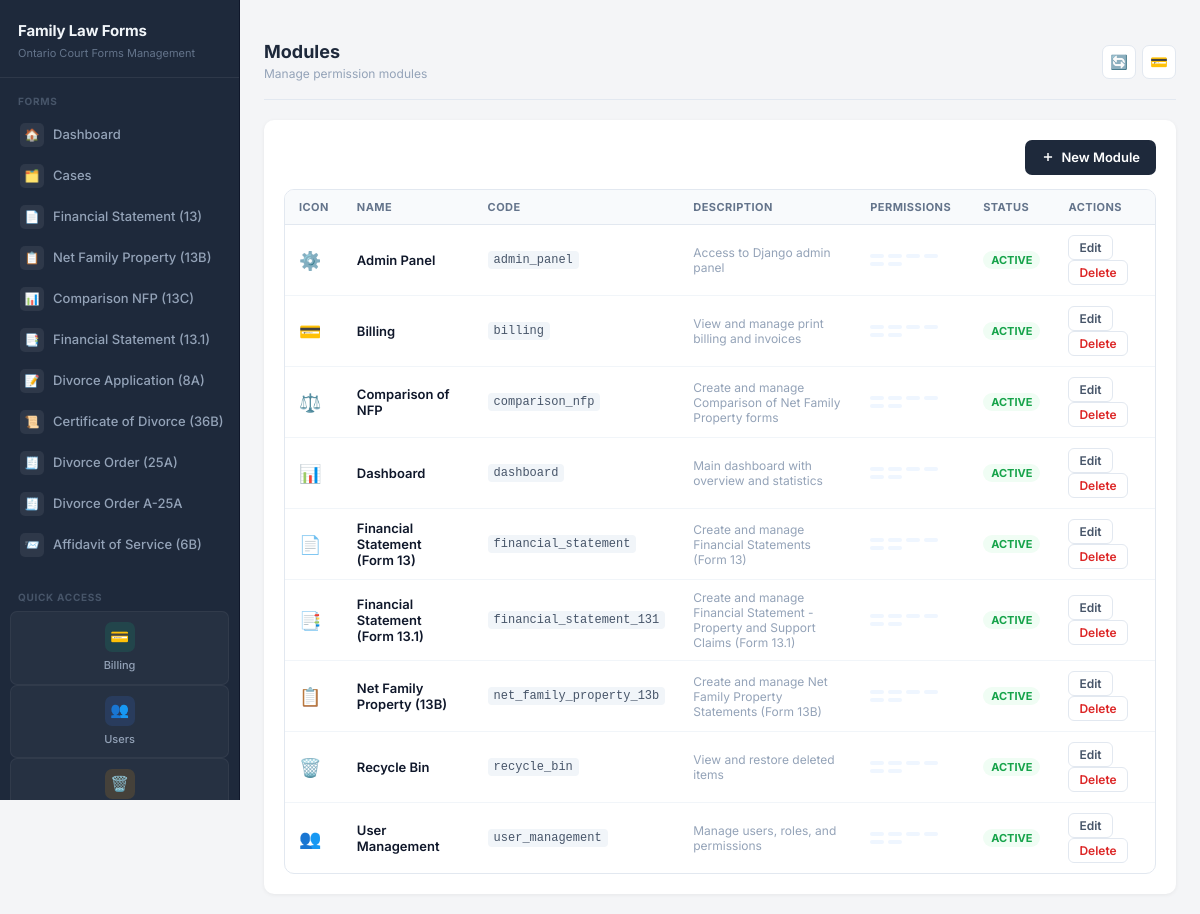
The app's page /user-management/modules/ (signed in) with its own data.
### users/models.py (models this page shows, shortened)
class Module(models.Model):
    name = models.CharField(max_length=100, unique=True)
    code = models.CharField(max_length=50, unique=True)  # e.g., 'financial_statement', 'comparison_nfp'
    description = models.TextField(blank=True)
    icon = models.CharField(max_length=50, default='📁')
    is_active = models.BooleanField(default=True)
    created_at = models.DateTimeField(auto_now_add=True)
    updated_at = models.DateTimeField(auto_now=True)
    class Meta:
        ordering = ['name']

class Permission(models.Model):
    PERMISSION_TYPES = [
        ('view', 'View'),
        ('create', 'Create'),
        ('edit', 'Edit'),
        ('delete', 'Delete'),
        ('print', 'Print'),
        ('export', 'Export'),
    ]
    module = models.ForeignKey(Module, on_delete=models.CASCADE, related_name='permissions')
    permission_type = models.CharField(max_length=20, choices=PERMISSION_TYPES)
    class Meta:
        unique_together = ['module', 'permission_type']
        ordering = ['module', 'permission_type']

### users/views.py (the view)
# urls.py: path('modules/', views.module_list, name='module_list'),
@login_required
@user_passes_test(is_admin)
def module_list(request):
    modules = Module.objects.prefetch_related('permissions').all()
    return render(request, 'users/module_list.html', {'modules': modules})

### users/context_processors.py (called while the page is built, shortened)
def user_permissions(request):
    context = {
        'user_modules': {},
        'user_permissions': {},
    }
    if not request.user.is_authenticated:
        return context
    if request.user.is_superuser:
        modules = Module.objects.filter(is_active=True)
        context['user_modules'] = {m.code: True for m in modules}
        context['user_permissions'] = {
            m.code: {
                'view': True,
                'create': True,
                'edit': True,
                'delete': True,
                'print': True,
                'export': True,
            } for m in modules
        }
        return context

### users/views.py (called while the page is built)
def is_admin(user):
    return user.is_superuser or user.is_staff

### users/templates/users/module_list.html (shortened to what this page needs)
﻿{% extends 'base.html' %}
{% block header %}Modules{% endblock %}
{% block subheader %}Manage permission modules{% endblock %}
{% block content %}
<div class="ml-top">
  <a href="{% url 'users:module_create' %}" class="ml-btn-new">
    <svg width="14" height="14" viewBox="0 0 24 24" fill="none" stroke="currentColor" stroke-width="2.5"><path d="M12 5v14M5 12h14"/></svg>
    New Module
  </a>
</div>
<div class="ml-card">
  <table class="ml-table">
    <thead>
      <tr>
        <th>Icon</th>
        <th>Name</th>
        <th>Code</th>
        <th>Description</th>
        <th>Permissions</th>
        <th>Status</th>
        <th>Actions</th>
      </tr>
    </thead>
    <tbody>
      {% for module in modules %}
      <tr>
        <td class="ml-icon">{{ module.icon }}</td>
        <td style="font-weight:600;color:#0f172a;">{{ module.name }}</td>
        <td><span class="ml-code">{{ module.code }}</span></td>
        <td class="ml-muted">{{ module.description|default:"&#8212;" }}</td>
        <td>
          <div class="ml-perm-chips">
            {% for perm in module.permissions.all %}
            <span class="ml-perm-chip">{{ perm.name }}</span>
            {% empty %}
            <span class="ml-muted">None</span>
            {% endfor %}
          </div>
        </td>
        <td>
          {% if module.is_active %}
          <span class="ml-badge ml-badge-active">Active</span>
          {% else %}
          <span class="ml-badge ml-badge-inactive">Inactive</span>
          {% endif %}
        </td>
        <td>
          <a href="{% url 'users:module_edit' module.pk %}" class="ml-action-btn">Edit</a>
          <a href="{% url 'users:module_delete' module.pk %}" class="ml-action-btn ml-action-del">Delete</a>
        </td>
      </tr>
      {% empty %}
      <tr><td colspan="7" class="ml-empty">No modules have been created yet.</td></tr>
      {% endfor %}
    </tbody>
  </table>
</div>
{% endblock %}

### forms/templates/base.html (style rules this page uses)
:root { --bg: #f4f5f7; --card: #ffffff; --text: #1e293b; --text-secondary: #475569; --muted: #94a3b8; --line: #e2e8f0; --brand: #1e293b; --success: #16a34a; --warning: #d97706; --danger: #dc2626; --sidebar-w: 240px; --radius: 10px; --radius-sm: 7px; --shadow-sm: 0 1px 3px rgba(0,0,0,0.06); --shadow-md: 0 4px 12px rgba(0,0,0,0.07); --transition: all 0.15s ease; }
* { font-family: 'Inter', -apple-system, BlinkMacSystemFont, 'Segoe UI', Roboto, sans-serif; }
body { background: var(--bg); color: var(--text); line-height: 1.5; font-size: 14px; }
body { background: var(--bg) !important; }

### users/templates/users/module_list.html (style rules this page uses)
.ml-top { display: flex; justify-content: flex-end; margin-bottom: 14px; }
.ml-btn-new { display: inline-flex; align-items: center; gap: 6px; padding: 8px 16px; background: #1e293b; color: #fff; border-radius: 7px; font-size: 13px; font-weight: 600; text-decoration: none; transition: background .15s; }
.ml-card { background: #fff; border: 1px solid #e2e8f0; border-radius: 10px; overflow: hidden; }
table.ml-table { width: 100%; border-collapse: collapse; font-size: 13px; }
.ml-table thead th { background: #f8fafc; padding: 10px 14px; font-size: 11px; font-weight: 700; text-transform: uppercase; letter-spacing: .04em; color: #64748b; border-bottom: 1px solid #e2e8f0; text-align: left; white-space: nowrap; }
.ml-table tbody td { padding: 10px 14px; border-bottom: 1px solid #f1f5f9; vertical-align: middle; }
.ml-table tbody tr:last-child td { border-bottom: none; }
.ml-code { font-family: monospace; font-size: 12px; background: #f1f5f9; padding: 2px 6px; border-radius: 4px; color: #475569; }
.ml-perm-chips { display: flex; flex-wrap: wrap; gap: 4px; }
.ml-perm-chip { display: inline-block; padding: 2px 7px; background: #eff6ff; color: #2563eb; border-radius: 20px; font-size: 11px; font-weight: 600; }
.ml-badge { display: inline-block; padding: 2px 8px; border-radius: 20px; font-size: 11px; font-weight: 700; text-transform: uppercase; }
.ml-badge-active { background: #f0fdf4; color: #16a34a; }
.ml-action-btn { display: inline-flex; align-items: center; padding: 4px 10px; border-radius: 6px; font-size: 12px; font-weight: 600; text-decoration: none; transition: background .15s; border: 1px solid #e2e8f0; background: #fff; color: #475569; margin-right: 4px; }
.ml-action-del { color: #dc2626; }
.ml-icon { font-size: 18px; }
.ml-muted { color: #94a3b8; font-size: 12px; }

### records on screen
Module: icon "⚙️", name "Admin Panel", code "admin_panel", description "Access to Django admin panel", is_active "ACTIVE"
Module: icon "💳", name "Billing", code "billing", description "View and manage print billing and invoices", is_active "ACTIVE"
Module: icon "⚖️", name "Comparison of NFP", code "comparison_nfp", description "Create and manage Comparison of Net Family Property forms", is_active "ACTIVE"
Module: icon "📊", name "Dashboard", code "dashboard", description "Main dashboard with overview and statistics", is_active "ACTIVE"
Module: icon "📄", name "Financial Statement (Form 13)", code "financial_statement", description "Create and manage Financial Statements (Form 13)", is_active "ACTIVE"
Module: icon "📑", name "Financial Statement (Form 13.1)", code "financial_statement_131", description "Create and manage Financial Statement - Property and Support Claims (Form 13.1)", is_active "ACTIVE"
Module: icon "📋", name "Net Family Property (13B)", code "net_family_property_13b", description "Create and manage Net Family Property Statements (Form 13B)", is_active "ACTIVE"
Module: icon "🗑️", name "Recycle Bin", code "recycle_bin", description "View and restore deleted items", is_active "ACTIVE"
Module: icon "👥", name "User Management", code "user_management", description "Manage users, roles, and permissions", is_active "ACTIVE"
